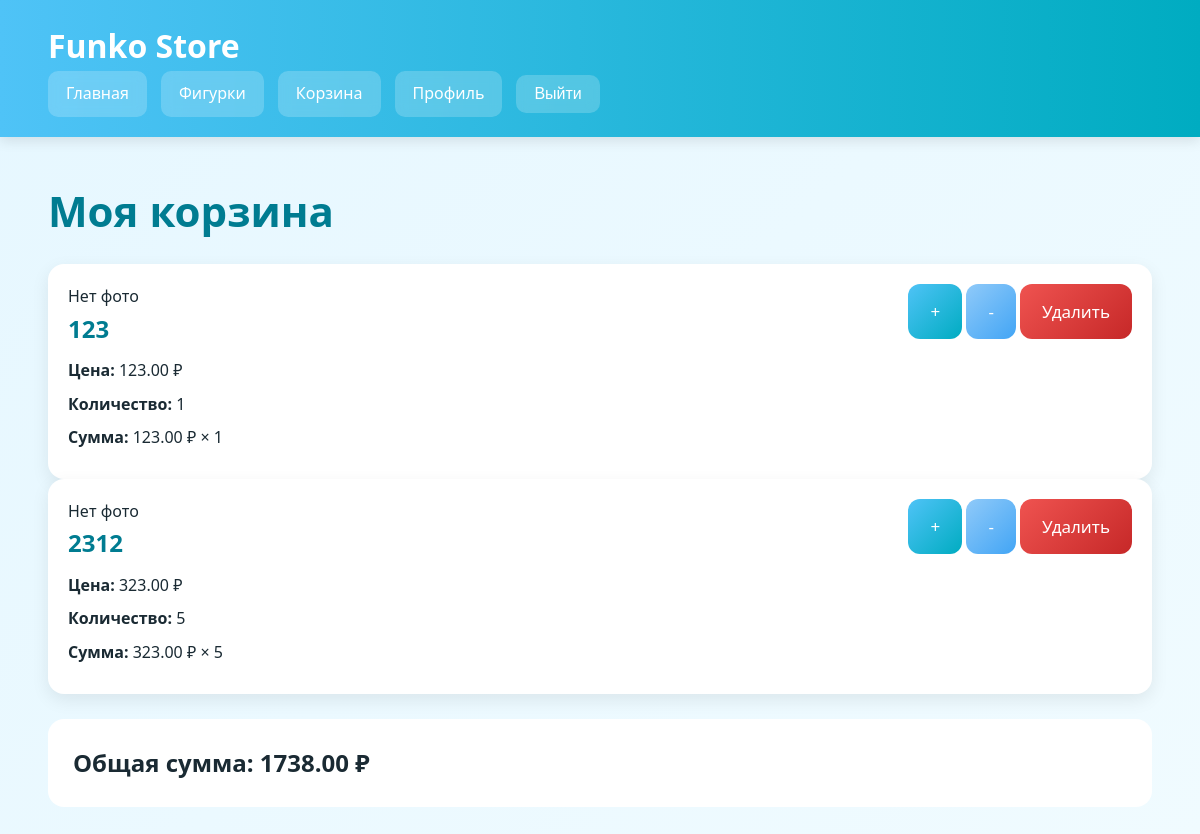
Page /cart/ (signed in) on the committed database.
### cart/models.py (models this page shows, shortened)
class CartItem(models.Model):
    user = models.ForeignKey(
        settings.AUTH_USER_MODEL,
        on_delete=models.CASCADE,
        related_name='cart_items',
        verbose_name='Пользователь'
    )
    figure = models.ForeignKey(
        FunkoFigure,
        on_delete=models.CASCADE,
        related_name='cart_items',
        verbose_name='Фигурка'
    )
    quantity = models.PositiveIntegerField(default=1, verbose_name='Количество')
    added_at = models.DateTimeField(auto_now_add=True, verbose_name='Добавлено')
    class Meta:
        verbose_name = 'Элемент корзины'
        verbose_name_plural = 'Элементы корзины'
        unique_together = ('user', 'figure')

### catalog/models.py (models this page shows, shortened)
class FunkoFigure(models.Model):
    title = models.CharField(max_length=255, verbose_name='Название')
    character_name = models.CharField(max_length=255, verbose_name='Персонаж')
    franchise = models.CharField(max_length=255, verbose_name='Франшиза')
    series = models.CharField(
        max_length=255,
        blank=True,
        null=True,
        verbose_name='Серия'
    )
    price = models.DecimalField(
        max_digits=10,
        decimal_places=2,
        verbose_name='Цена'
    )
    stock = models.PositiveIntegerField(default=0, verbose_name='Количество на складе')
    release_date = models.DateField(
        blank=True,
        null=True,
        verbose_name='Дата выпуска'
    )
    image = models.ImageField(
        upload_to='figures/',
        blank=True,
        null=True,
        verbose_name='Изображение'
    )
    description = models.TextField(
        blank=True,
        null=True,
        verbose_name='Описание'
    )
    is_available = models.BooleanField(default=True, verbose_name='Доступна')
    created_at = models.DateTimeField(auto_now_add=True, verbose_name='Создано')
    updated_at = models.DateTimeField(auto_now=True, verbose_name='Обновлено')
    class Meta:
        verbose_name = 'Фигурка'
        verbose_name_plural = 'Фигурки'
        ordering = ['title']

### cart/views.py (the view)
# urls.py: path('', cart_detail, name='cart_detail'),
@login_required
def cart_detail(request):
    cart_items = CartItem.objects.filter(user=request.user).select_related('figure')
    total_price = sum(item.figure.price * item.quantity for item in cart_items)
    return render(request, 'cart/cart_detail.html', {
        'cart_items': cart_items,
        'total_price': total_price,
    })

### templates/cart/cart_detail.html (shortened to what this page needs)
{% extends 'base.html' %}
{% block content %}
<h1 class="page-title">Моя корзина</h1>
{% if cart_items %}
    <div class="cart-list">
        {% for item in cart_items %}
            <div class="cart-item">
                <div class="cart-item-info">
                    {% if item.figure.image %}
                        <img src="{{ item.figure.image.url }}" alt="{{ item.figure.title }}" class="cart-image">
                    {% else %}
                        <div class="cart-no-image">Нет фото</div>
                    {% endif %}
                    <div>
                        <h2 class="card-title">{{ item.figure.title }}</h2>
                        <p class="card-text"><strong>Цена:</strong> {{ item.figure.price }} ₽</p>
                        <p class="card-text"><strong>Количество:</strong> {{ item.quantity }}</p>
                        <p class="card-text">
                            <strong>Сумма:</strong> {{ item.figure.price|floatformat:2 }} ₽ × {{ item.quantity }}
                        </p>
                    </div>
                </div>
                <div class="cart-actions">
                    <a href="{% url 'increase_quantity' item.pk %}" class="btn">+</a>
                    <a href="{% url 'decrease_quantity' item.pk %}" class="btn btn-secondary">-</a>
                    <a href="{% url 'remove_from_cart' item.pk %}" class="btn btn-danger">Удалить</a>
                </div>
            </div>
        {% endfor %}
    </div>
    <div class="cart-total">
        <h2>Общая сумма: {{ total_price }} ₽</h2>
    </div>
{% else %}
    <p class="page-text">Корзина пока пуста.</p>
{% endif %}
{% endblock %}

### static/css/style.css (style rules this page uses)
* { margin: 0; padding: 0; box-sizing: border-box; }
body { font-family: 'Segoe UI', Arial, sans-serif; background: linear-gradient(135deg, #e6f7ff, #f0fbff); color: #1a2a33; line-height: 1.6; }
.page-title { font-size: 42px; margin-bottom: 15px; color: #007c91; }
.btn { display: inline-block; padding: 14px 22px; border-radius: 12px; background: linear-gradient(135deg, #4fc3f7, #00acc1); color: white; text-decoration: none; font-size: 17px; font-weight: 500; transition: 0.3s; }
.btn-secondary { background: linear-gradient(135deg, #90caf9, #42a5f5); }
.btn-danger { background: linear-gradient(135deg, #ef5350, #c62828); }
.page-title { margin-bottom: 20px; }
.card-title { font-size: 24px; margin-bottom: 10px; color: #007c91; }
.card-text { margin-bottom: 8px; font-size: 16px; }
.cart-item { background: #ffffff; border-radius: 16px; padding: 20px; box-shadow: 0 6px 18px rgba(0,0,0,0.08); display: flex; justify-content: space-between; gap: 20px; }
.cart-total { margin-top: 25px; background: #ffffff; padding: 25px; border-radius: 16px; }

### rows in the picture
CartItem: shows "Нет фото", figure "123", figure.price "123.00", quantity "1"
CartItem: shows "Нет фото", figure "2312", figure.price "323.00", quantity "5"

### other values in the picture
{{ total_price }} "1738.00"
